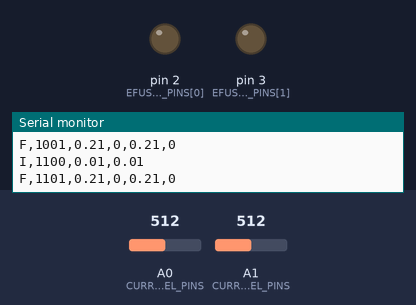
This sketch was run on a simulated Arduino Uno, built with avr-gcc and run on an emulated ATmega328P. On the bench: output pins drawn as LEDs (lit = HIGH), the last lines printed to the serial monitor. The test bench sets the inputs (shaded band); at power-on: A0 (CURRENT_CHANNEL_PINS) = 512, A1 (CURRENT_CHANNEL_PINS) = 512.

Above: at 1.2 s.
1.3 s: A0 (CURRENT_CHANNEL_PINS) set to 556
4.3 s: A0 (CURRENT_CHANNEL_PINS) set to 580
At 5.8 s:
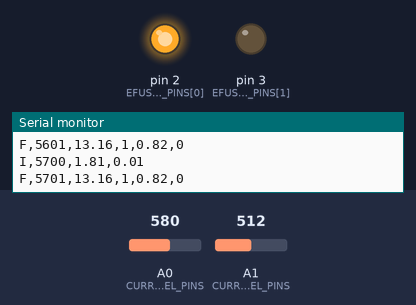
6.5 s: A1 (CURRENT_CHANNEL_PINS) set to 571
9.5 s: A1 (CURRENT_CHANNEL_PINS) set to 588
At 10.4 s:
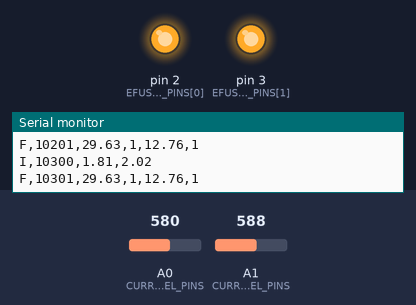
Timing chart, 0 to 12.0 s (numbered marks = the images above; inputs shaded):
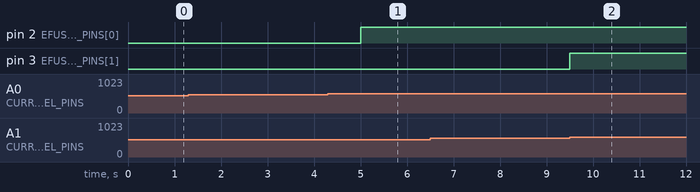

Measured:
- the behaviour switches between 571 and 572 on A0 (CURRENT_CHANNEL_PINS) (found by bisection; images 0 and 1)
- the behaviour switches between 577 and 578 on A1 (CURRENT_CHANNEL_PINS) (found by bisection; images 1 and 2)

The sketch:

current_sense_demo.ino
```cpp
/*
  Kibbie Current Sense Demo

  Outputs measurements in a comma-separated format:

    <opcode>,<timestamp>,<value1>,<value2>,...

  Supported opcodes (TX):
  - "I": Current measurement
  - "F": EFuse status (true = open/error, false = closed/OK)

  Supported opcodes (RX):

  Current measurements (exponentially filtered):

    I,<timestamp>,<ch0 current (A)>,<ch1 current (A)>

  Efuse open status

    F,<timestamp>,<ch0 amp-seconds>,<ch0 open>,<ch1 amp-seconds>,<ch1 open>

*/

// Set to true to turn on current debug message (raw sample, unfiltered voltage, unfiltered current)
const bool ENABLE_CURRENT_DEBUG = false;

// Set to true to turn on efuse debug message (current integral)
const bool ENABLE_EFUSE_DEBUG = false;

const float FILT_LEARNING_FACTOR = 0.95;       // Each new sample is 0.9*old + (1 - 0.9) * new

const float VOLTAGE_BIAS = 2.5; // V, 0-current DC offset of current sensors
const float CURRENT_GAIN_A_PER_V = 1.0 /*A*/ / 0.185 /*V*/; // From https://smile.amazon.com/dp/B00XT0PLXE

// Pin definitions for current sense
const int NUM_CURRENT_CHANNELS = 2;
uint8_t CURRENT_CHANNEL_PINS[] = {
  A0, // Left door
  A1  // Right door
};

// Pin definition for efuse relays
uint8_t EFUSE_CHANNEL_PINS[] = {
  2,  // Left door
  3   // Right door
};

// Efuse relay values
#define RELAY_ON LOW
#define RELAY_OFF HIGH

// Array to store per-channel filtered current
int rawValues[NUM_CURRENT_CHANNELS] = {0, 0};
float unfilteredVoltage[NUM_CURRENT_CHANNELS] = {0, 0};
float unfilteredCurrent[NUM_CURRENT_CHANNELS] = {0, 0};
float filteredCurrent[NUM_CURRENT_CHANNELS] = {0, 0};

// Periodic definitions
const int SERIAL_OUTPUT_PERIOD_MS = 100; // ms, period at which to report current measurements on serial (lower bound)
const int SAMPLE_INPUT_PERIOD_MS = 10;  // ms, period at which to run main loop (sample current)
unsigned long nextOutputTime = 0; // Next timestamp at which to report current measurement to serial
unsigned long nextLoopTime = 0; // Next timestamp at which to sample inputs

// Efuse
const int EFUSE_CALC_PERIOD_MS = 500;
unsigned long nextEfuseCalcTime = 0;  // ms timestamp to run next efuse calculation
const float EFUSE_AMP_SECONDS_THRESHOLD = 1.0 /*A*/ * 10 /*s*/;  // current*time threshold to blow efuse
                                                                // Set to 1A * 1s for testing
                                                                // Good value is probably 1.0A for 5s or 10s
const int NUM_SECONDS_TO_INTEGRATE = 20; // s
const int NUM_CURRENT_WINDOW_SAMPLES = NUM_SECONDS_TO_INTEGRATE /*s*/ * (1000 / EFUSE_CALC_PERIOD_MS) /*samples/second*/;  // Integral window
const float EFUSE_DT = (float)EFUSE_CALC_PERIOD_MS / 1000;
float filteredCurrentSumOverWindow[NUM_CURRENT_CHANNELS] = {0.0, 0.0};                // Raw sum of all samples in window
float filteredCurrentIntegralOverWindow[NUM_CURRENT_CHANNELS] = {0.0, 0.0};           // Multiply sum by dt to obtain integral
float filteredCurrentWindowSamples[NUM_CURRENT_CHANNELS][NUM_CURRENT_WINDOW_SAMPLES]; // Circular buffer of samples to update sum with
unsigned int nextFilteredCurrentWindowSamples[NUM_CURRENT_CHANNELS] = {0, 0};         // Next index in circular buffer to pop
bool efuseOpenStatus[NUM_CURRENT_CHANNELS] = {false, false};                          // true for blown, false for closed

// DC offset due to relays consuming power
const float CURRENT_OFFSET_PER_RELAY_ON_AMPS = 0.03; // A, how much we need to add to the current value per relay that's on

// the setup routine runs once when you press reset:
void setup() {
  // Initialize current integral window to all 0s
  for (int channel = 0; channel < NUM_CURRENT_CHANNELS; channel++) {
    for (int i = 0; i < NUM_CURRENT_WINDOW_SAMPLES; i++) {
      filteredCurrentWindowSamples[channel][i] = 0.0;
    }
  }

  // Enable efuses
  for (int channel = 0; channel < NUM_CURRENT_CHANNELS; channel++) {
    uint8_t pin = EFUSE_CHANNEL_PINS[channel];
    pinMode(pin, OUTPUT);
    digitalWrite(pin, RELAY_ON);
  }

  // initialize serial communication at 9600 bits per second:
  Serial.begin(115200);

  // Serial.println("Starting current measurements...");
}

void sampleAndFilter(uint8_t channel) {
  uint8_t pin = CURRENT_CHANNEL_PINS[channel];

  // read the input on analog pin 0:
  int sensorValue = analogRead(pin);

  // Convert the analog reading (which goes from 0 - 1023) to a voltage (0 - 5V):
  float voltage = sensorValue * (5.0 / 1023.0);
  float current = CURRENT_GAIN_A_PER_V * (voltage - VOLTAGE_BIAS);

  // Apply filter
  rawValues[channel] = sensorValue;
  unfilteredVoltage[channel] = voltage;
  unfilteredCurrent[channel] = current;
  filteredCurrent[channel] = FILT_LEARNING_FACTOR * filteredCurrent[channel] + (1.0 - FILT_LEARNING_FACTOR) * current;
}

void updateEfuse(uint8_t channel) {
  // A hack to offset the current readings due to relays consuming power
  int num_relays_on = 0;
  for (int channel = 0; channel < NUM_CURRENT_CHANNELS; channel++) {
    if (!efuseOpenStatus[channel]) {
      num_relays_on++;
    }
  }
  // Serial.println("Num relays on:" + String(num_relays_on));

  // Integrate current and update sliding window
  for (int channel = 0; channel < NUM_CURRENT_CHANNELS; channel++) {
    // First pop the value to remove
    unsigned int sampleToRemoveIdx = nextFilteredCurrentWindowSamples[channel];
    float sampleToRemove = filteredCurrentWindowSamples[channel][sampleToRemoveIdx];

    // Replace it with the new sample
    float currentSample = abs(filteredCurrent[channel] + (CURRENT_OFFSET_PER_RELAY_ON_AMPS * num_relays_on));
    filteredCurrentWindowSamples[channel][sampleToRemoveIdx] = currentSample;

    // Compute new integral
    filteredCurrentSumOverWindow[channel] += currentSample - sampleToRemove;
    filteredCurrentIntegralOverWindow[channel] = filteredCurrentSumOverWindow[channel] * EFUSE_DT;

    // Check against limit
    if (filteredCurrentIntegralOverWindow[channel] > EFUSE_AMP_SECONDS_THRESHOLD) {
      // Blow the fuse and latch
      efuseOpenStatus[channel] = true;
      digitalWrite(EFUSE_CHANNEL_PINS[channel], RELAY_OFF);
    }

    // Increment index
    nextFilteredCurrentWindowSamples[channel] = ((nextFilteredCurrentWindowSamples[channel] + 1) % NUM_CURRENT_WINDOW_SAMPLES);
  }
}

void reportCurrentOnSerial(bool debug=false) {
  String output = "";

  String separator = ","; // Can also use a tab instead

  // Opcode (I for current measurement)
  output += "I" + separator;

  // Prepend csv output with timestamp for CSV output
  output += String(millis()) + separator;

  for (int channel = 0; channel < NUM_CURRENT_CHANNELS; channel++) {
    if (channel > 0) {
      output += separator;
    }

    if (debug) {
      output +=
        String(rawValues[channel]) + separator +          // Raw integer ADC values
        String(unfilteredVoltage[channel]) + separator +  // Unfiltered float voltage
        String(unfilteredCurrent[channel]) + separator;   // Unfiltered float current
    }

    output +=
      String(filteredCurrent[channel]);                   // Filtered float current
  }

  Serial.println(output);
}

void reportEfuseStatusOnSerial(bool debug=false) {
  String output = "";

  String separator = ","; // Can also use a tab instead

  // Opcode (F for Fuse status)
  output += "F" + separator;

  // Prepend csv output with timestamp for CSV output
  output += String(millis()) + separator;

  for (int channel = 0; channel < NUM_CURRENT_CHANNELS; channel++) {
    if (channel > 0) {
      output += separator;
    }

    if (debug) {
      output +=
        // String(nextFilteredCurrentWindowSamples[channel]) + separator +   // Next sample number
        String(filteredCurrentSumOverWindow[channel]) + separator;      // Sum of moving window

        // // Print out arrays
        // Serial.print("Ch " + String(channel) + ": ");
        // for (int i = 0; i < NUM_CURRENT_WINDOW_SAMPLES; i++) {
        //   Serial.print(String(filteredCurrentWindowSamples[channel][i]) + ",");
        // }
        // Serial.println();
    }

    output +=
      String(filteredCurrentIntegralOverWindow[channel]) + separator +    // Integral value (A*s)
      String(efuseOpenStatus[channel]);                                   // Efuse status (0 for OK, 1 for off)
  }

  Serial.println(output);
}

// the loop routine runs over and over again forever:
void loop() {
  // Sample and filter current
  for (int channel = 0; channel < NUM_CURRENT_CHANNELS; channel++) {
    sampleAndFilter(channel);
  }

  // Periodically update efuse status
  unsigned long currentTime = millis();
  if (currentTime >= nextEfuseCalcTime) {
    for (int channel = 0; channel < NUM_CURRENT_CHANNELS; channel++) {
      updateEfuse(channel);
    }
    nextEfuseCalcTime = currentTime + EFUSE_CALC_PERIOD_MS;
  }

  // Report filtered current and status on serial periodically
  currentTime = millis();
  if (currentTime >= nextOutputTime) {
    if (ENABLE_CURRENT_DEBUG) {
      reportCurrentOnSerial(true);
    } else if (ENABLE_EFUSE_DEBUG) {
      reportEfuseStatusOnSerial(true);
    } else {
      reportCurrentOnSerial();
      reportEfuseStatusOnSerial();
    }

    nextOutputTime = currentTime + SERIAL_OUTPUT_PERIOD_MS;
  }
}

// Observed 2.50V for 0A
// Observed around 2.68V for 1A?
```
